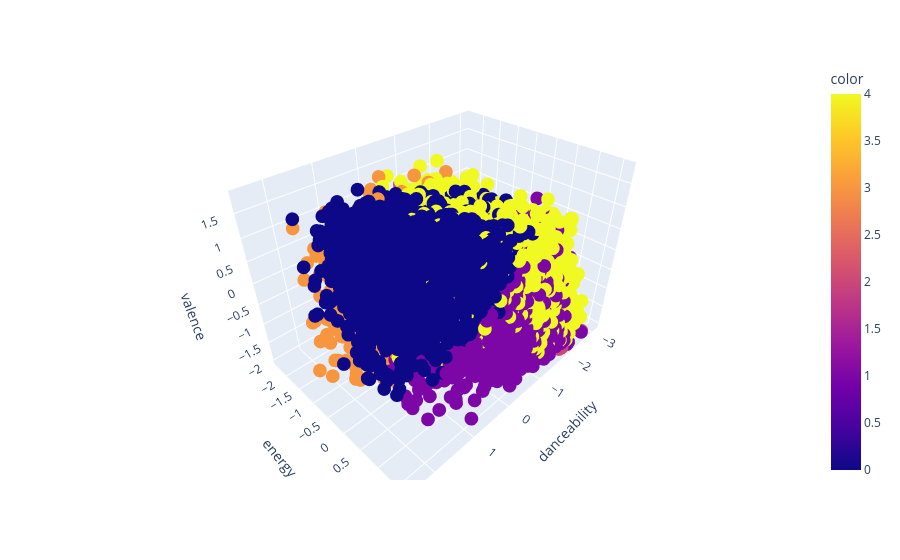

The notebook cell this image was saved under:
### Markdown cell above
## 3. Cluster interpretation

### Code cell
kmeans = KMeans( n_clusters = 5, random_state = 15)
kmeans.fit(spotify_scaled)
px.scatter_3d(spotify_scaled, x = "danceability", y = "energy", z = "valence", color = kmeans.labels_)

### Figure 1 — Plotly figure (JSON) as saved in the notebook; plotly's stock layout.template omitted (floating-point values rounded to 4 significant figures; data arrays with more than 128 entries replaced by an {"elided": "..."} marker saying what was removed)
{"data": [{"hovertemplate": "danceability=%{x}<br>energy=%{y}<br>valence=%{z}<br>color=%{marker.color}<extra></extra>", "legendgroup": "", "marker": {"color": {"elided": "10000 int values"}, "coloraxis": "coloraxis", "symbol": "circle"}, "mode": "markers", "name": "", "scene": "scene", "showlegend": false, "type": "scatter3d", "x": {"elided": "10000 float values"}, "y": {"elided": "10000 float values"}, "z": {"elided": "10000 float values"}}], "layout": {"coloraxis": {"colorbar": {"title": {"text": "color"}}, "colorscale": [[0, "#0d0887"], [0.1111, "#46039f"], [0.2222, "#7201a8"], [0.3333, "#9c179e"], [0.4444, "#bd3786"], [0.5556, "#d8576b"], [0.6667, "#ed7953"], [0.7778, "#fb9f3a"], [0.8889, "#fdca26"], [1, "#f0f921"]]}, "legend": {"tracegroupgap": 0}, "margin": {"t": 60}, "scene": {"domain": {"x": [0, 1], "y": [0, 1]}, "xaxis": {"title": {"text": "danceability"}}, "yaxis": {"title": {"text": "energy"}}, "zaxis": {"title": {"text": "valence"}}}}}
